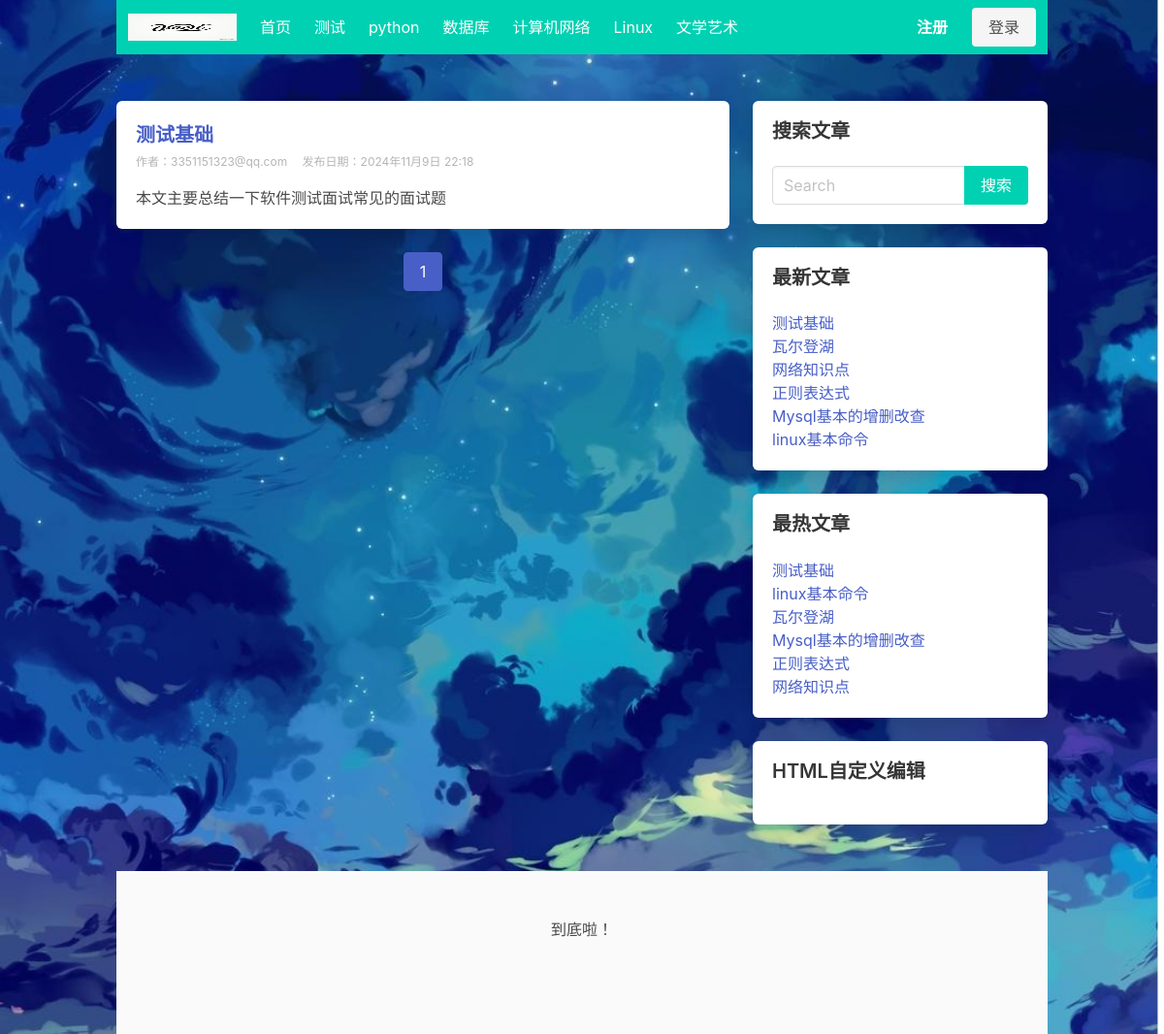
Screenshot of /category/3/ with the database file from the repository.
### blog/models.py (models this page shows, shortened)
class Category(models.Model):
    name = models.CharField(max_length=32, verbose_name="分类名称")
    desc = models.TextField(max_length=200, blank=True, default='', verbose_name="分类描述")
    add_date = models.DateTimeField(auto_now_add=True, verbose_name="添加时间")
    pub_date = models.DateTimeField(auto_now=True, verbose_name="修改时间")
    class Meta:
        verbose_name = "博客分类"
        verbose_name_plural = verbose_name

class Post(models.Model):
    title = models.CharField(max_length=61, verbose_name="文章标题")
    desc = models.TextField(max_length=200, blank=True, default='', verbose_name="文章描述")
    category = models.ForeignKey(Category, on_delete=models.CASCADE, verbose_name="分类")
    content = models.TextField(verbose_name="文章详情")
    tags = models.ForeignKey(Tag, blank=True, null=True, on_delete=models.CASCADE, verbose_name="文章标签")
    owner = models.ForeignKey(User, on_delete=models.CASCADE, verbose_name="作者")
    is_hot = models.BooleanField(default=False, verbose_name="是否热门")  # 手动热门推荐
    pv = models.IntegerField(default=0, verbose_name="浏览量")  # 浏览量
    add_date = models.DateTimeField(auto_now_add=True, verbose_name="添加时间")
    pub_date = models.DateTimeField(auto_now=True, verbose_name="修改时间")
    class Meta:
        verbose_name = "文章"
        verbose_name_plural = verbose_name

class Sidebar(models.Model):
    STATUS = (
        (1, '隐藏'),
        (2, '展示')
    )
    DISPLAY_TYPE = (
        (1, '搜索'),
        (2, '最新文章'),
        (3, '最热文章'),
        (4, '最近评论'),
        (5, '文章归档'),
        (6, 'HTML')
    )
    title = models.CharField(max_length=50, verbose_name="模块名称")  # 模块名称
    display_type = models.PositiveIntegerField(default=1, choices=DISPLAY_TYPE,
                                               verbose_name="展示类型")  # 侧边栏  搜索框/最新文章/热门文章/HTML自定义等
    content = models.CharField(max_length=500, blank=True, default='', verbose_name="内容",
                               help_text="如果设置的不是HTML类型，可为空")  # 这个字段是专门用来给HTML类型用的，其他类型可为空
    sort = models.PositiveIntegerField(default=1, verbose_name="排序", help_text='序号越大越靠前')
    status = models.PositiveIntegerField(default=2, choices=STATUS, verbose_name="状态")  # 隐藏  显示状态
    add_date = models.DateTimeField(auto_now_add=True, verbose_name="创建时间")  # 时间
    class Meta:
        verbose_name = "侧边栏"
        verbose_name_plural = verbose_name
        ordering = ['-sort']
    @classmethod  # 类方法装饰器，这个就变成了这个类的一个方法可以调用
    def get_sidebar(cls):
        return cls.objects.filter(status=2)  # 查询到所有允许展示的模块
    @property  # 成为一个类属性，调用的时候不需要后边的（）,是只读的，用户没办法修改
    def get_content(self):
        if self.display_type == 1:
            context = {
            }
            return render_to_string('blog/sidebar/search.html', context=context)
        elif self.display_type == 2:
            context = {
            }
            return render_to_string('blog/sidebar/new_post.html', context=context)
        elif self.display_type == 3:
            context = {
            }
            return render_to_string('blog/sidebar/hot_post.html', context=context)
        elif self.display_type == 4:
            context = {
            }
            return render_to_string('blog/sidebar/commment.html', context=context)
        elif self.display_type == 5:  # 文章归档
            context = {
            }
            return render_to_string('blog/sidebar/archives.html', context=context)
        elif self.display_type == 6:  # 自定义侧边栏
            return self.content  # 在侧边栏直接使用这里的html，模板中必须使用safe过滤器去渲染HTML

### blog/views.py (the view)
# urls.py: path('category/<int:category_id>/', views.category_list, name='category_list'),
def category_list(request, category_id):
    category = get_object_or_404(Category, id=category_id)
    posts = category.post_set.all()
    paginator = Paginator(posts, 2)  # 第二个参数2代表每页显示几个
    page_number = request.GET.get('page')  # http://assas.co/?page=1 (页码)
    page_obj = paginator.get_page(page_number)
    context = {'category': category, 'page_obj': page_obj}
    return render(request, 'blog/list.html', context)

### blog/templatetags/category.py (called while the page is built)
@register.simple_tag
def get_category_list():
    return Category.objects.all()

@register.simple_tag
def get_sidebar_list():
    return Sidebar.get_sidebar()

@register.simple_tag
def get_new_post():
    return Post.objects.order_by('-pub_date')[:8]

@register.simple_tag
def get_hot_pv_post():
    return Post.objects.order_by('-pv')[:8]

### blog/templates/blog/list.html
{% extends 'blog/base.html' %}

### blog/templates/blog/base.html (shortened to what this page needs)
<!DOCTYPE html>
{% load static category %}
<html lang="en">
<head>
	<link rel="stylesheet" href="https://cdn.jsdelivr.net/npm/bulma@0.9.3/css/bulma.min.css">
</head>
<body>
	<nav class="navbar is-primary container" role="navigation" aria-label="main navigation">
			<div class="navbar-brand">
				<a class="navbar-item" href="\">
					<img src="{% static 'users/images/logo (2).png' %}" width="112" height="28" alt="logo">
				</a>
			</div>
			<div id="navbarBasicExample" class="navbar-menu">
				<div class="navbar-start">
					{% block navbar-start %}
					<a class="navbar-item" href="/">
						首页
					</a>
					{% get_category_list as category_list %}
						{% for category in category_list %}
						<a class="navbar-item" href="{% url 'blog:category_list' category.id %}">
							{{ category.name }}
						</a>
						{% endfor %}
					{% endblock %}
				</div>
				<div class="navbar-end">
					{% block navbar-end %}
					<div class="navbar-item">
						{% if user.is_authenticated %}
						<div class="buttons">
							<a class="button is-primary" href="{% url 'users:user_profile' %}" target="_blank">
								<strong> {{ request.user.username }}</strong>
							</a>
							<a href="{% url 'users:logout' %}" class="button is-primary">退出</a>
						</div>
						{% else %}
						<div class="buttons">
							<a class="button is-primary" href="{% url 'users:register' %}" target="_blank">
								<strong>注册</strong>
							</a>
							<a class="button is-light" href="{% url 'users:login' %}" target="_blank">
								登录
							</a>
						</div>
						{% endif %}
					</div>
					{% endblock %}
				</div>
			</div>
	</nav>
	<section class="section">
		<div class=" container">
			<div class="columns">
				<div class="column is-8">
					{% block section %}
					{% if page_obj %}
					{% for post in page_obj %}
					<div class="box">
						<h1 class="is-size-5 has-text-weight-bold">
							<a href="{% url 'blog:post_detail' post.id %}"> {{ post.title }}</a>
						</h1>
						<div class=" is-size-7 has-text-grey-light pt-1 pb-1">
							<span class="mr-3">作者：{{ post.owner }}</span> <span>发布日期：{{ post.add_date }}</span>
						</div>
						<p class="mt-3">{{ post.desc|truncatechars:50 }}</p>
					</div>
					{% endfor %}
					{% else %}
					<div class="box">
						<p class="has-text-danger">文章不存在！</p>
					</div>
					{% endif %}
					{% if page_obj %}
						<nav class="pagination is-centered" role="navigation" aria-label="pagination">
						<ul class="pagination-list">
							<li><a class="pagination-link is-current" aria-label="Page {{ page_obj.number }}" aria-current="page" href='?page={{ page_obj.number }}'>{{ page_obj.number }}</a></li>
						</ul>
						</nav>
						{% endif %}
					{% endblock %}
				</div>
				<div class="column is-4">
					{% block right %}
					{% get_sidebar_list as sidebar_list %}
					{% for sidebar in sidebar_list %}
					<div class="box">
						<h1 class=" is-size-5 title">{{ sidebar.title }}</h1>
						<p>{{ sidebar.get_content|safe }}</p>
					</div>
					{% endfor %}
					{% endblock %}
				</div>
			</div>
		</div>
	</section>
	{% block footer %}
	<footer class="footer container">
		<div class=" has-text-centered">
			到底啦！
		</div>
	</footer>
	{% endblock %}
</body>
</html>

### blog/templates/blog/sidebar/search.html (shortened to what this page needs)
<form action="{% url 'blog:search' %}" method="get">
    <div class="field has-addons">
        <div class="control is-expanded">
            <input type="search" class="input" name="keyword" placeholder="Search" value="{{ keyword }}">
        </div>
        <div class="control">
          <input  class="button is-primary" type="submit" value="搜索">
        </div>
      </div>
</form>

### blog/templates/blog/sidebar/new_post.html
{% load category %}
{% get_new_post as post_list %}
{% for post in post_list %}
    <ul>
        <li><a href="{% url 'blog:post_detail' post.id %}">{{ post.title }}</a></li>
    </ul>
{% endfor %}

### blog/templates/blog/sidebar/hot_post.html
{% load category %}
{% get_hot_pv_post as post_list %}
{% for post in post_list %}
    <ul>
        <li><a href="{% url 'blog:post_detail' post.id %}">{{ post.title }}</a></li>
    </ul>
{% endfor %}

### rows the page displays
Category: name "测试"
Category: name "python"
Category: name "数据库"
Category: name "计算机网络"
Category: name "Linux"
Category: name "文学艺术"
Post: title "测试基础", owner "3351151323@qq.com", add_date "2024年11月9日 22:18", desc "本文主要总结一下软件测试面试常见的面试题"
Sidebar: title "搜索文章"
Sidebar: title "最新文章"
Post: title "瓦尔登湖"
Post: title "网络知识点"
Post: title "正则表达式"
Post: title "Mysql基本的增删改查"
Post: title "linux基本命令"
Sidebar: title "最热文章"
Sidebar: title "HTML自定义编辑"

### other values shown
{{ page_obj.number }} "1"
